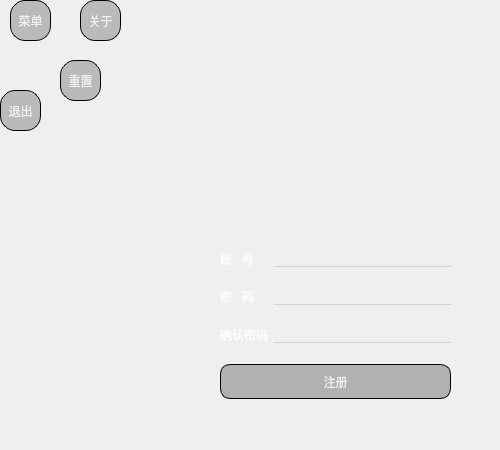
<?xml version="1.0" encoding="UTF-8"?>
<ui version="4.0">
 <class>Form</class>
 <widget class="QWidget" name="Form">
  <property name="geometry">
   <rect>
    <x>0</x>
    <y>0</y>
    <width>500</width>
    <height>450</height>
   </rect>
  </property>
  <property name="minimumSize">
   <size>
    <width>500</width>
    <height>450</height>
   </size>
  </property>
  <property name="maximumSize">
   <size>
    <width>500</width>
    <height>450</height>
   </size>
  </property>
  <property name="windowTitle">
   <string>Form</string>
  </property>
  <property name="styleSheet">
   <string notr="true">QWidget#Form{
	border-image: url(:/register/images/bj.png);
}</string>
  </property>
  <widget class="QPushButton" name="main_menue_btn">
   <property name="geometry">
    <rect>
     <x>10</x>
     <y>0</y>
     <width>41</width>
     <height>41</height>
    </rect>
   </property>
   <property name="styleSheet">
    <string notr="true">QPushButton{
	border-radius:15px;
	background-color:rgb(186, 186, 186);
	color: rgb(241, 241, 241);
	border: 1px solid;
}

QPushButton:pressed{
	background-color: rgb(68, 68, 68);
}</string>
   </property>
   <property name="text">
    <string>菜单</string>
   </property>
   <property name="checkable">
    <bool>true</bool>
   </property>
  </widget>
  <widget class="QPushButton" name="exit_menue_btn">
   <property name="geometry">
    <rect>
     <x>0</x>
     <y>90</y>
     <width>41</width>
     <height>41</height>
    </rect>
   </property>
   <property name="styleSheet">
    <string notr="true">QPushButton{
	border-radius:15px;
	background-color:rgb(186, 186, 186);
	color: rgb(241, 241, 241);
	border: 1px solid;
}

QPushButton:pressed{
	background-color: rgb(68, 68, 68);
}</string>
   </property>
   <property name="text">
    <string>退出</string>
   </property>
   <property name="checkable">
    <bool>true</bool>
   </property>
  </widget>
  <widget class="QPushButton" name="reset_menue_btn">
   <property name="geometry">
    <rect>
     <x>60</x>
     <y>60</y>
     <width>41</width>
     <height>41</height>
    </rect>
   </property>
   <property name="styleSheet">
    <string notr="true">QPushButton{
	border-radius:15px;
	background-color:rgb(186, 186, 186);
	color: rgb(241, 241, 241);
	border: 1px solid;
}

QPushButton:pressed{
	background-color: rgb(68, 68, 68);
}</string>
   </property>
   <property name="text">
    <string>重置</string>
   </property>
   <property name="checkable">
    <bool>true</bool>
   </property>
  </widget>
  <widget class="QPushButton" name="about_menue_btn">
   <property name="geometry">
    <rect>
     <x>80</x>
     <y>0</y>
     <width>41</width>
     <height>41</height>
    </rect>
   </property>
   <property name="styleSheet">
    <string notr="true">QPushButton{
	border-radius:15px;
	background-color:rgb(186, 186, 186);
	color: rgb(241, 241, 241);
	border: 1px solid;
}

QPushButton:pressed{
	background-color: rgb(68, 68, 68);
}</string>
   </property>
   <property name="text">
    <string>关于</string>
   </property>
   <property name="checkable">
    <bool>true</bool>
   </property>
  </widget>
  <widget class="QWidget" name="layoutWidget">
   <property name="geometry">
    <rect>
     <x>220</x>
     <y>250</y>
     <width>231</width>
     <height>328</height>
    </rect>
   </property>
   <layout class="QFormLayout" name="formLayout">
    <property name="verticalSpacing">
     <number>20</number>
    </property>
    <item row="0" column="0">
     <widget class="QLabel" name="label">
      <property name="styleSheet">
       <string notr="true">color: rgb(255, 255, 255);</string>
      </property>
      <property name="text">
       <string>账   号</string>
      </property>
     </widget>
    </item>
    <item row="0" column="1">
     <widget class="QLineEdit" name="account">
      <property name="styleSheet">
       <string notr="true">background-color: transparent;
color:rgb(255, 255, 255);
border:none;
border-bottom:1px solid lightgray</string>
      </property>
      <property name="clearButtonEnabled">
       <bool>true</bool>
      </property>
     </widget>
    </item>
    <item row="1" column="0">
     <widget class="QLabel" name="label_2">
      <property name="styleSheet">
       <string notr="true">color: rgb(168, 168, 168);
color: rgb(255, 255, 255);</string>
      </property>
      <property name="text">
       <string>密   码</string>
      </property>
     </widget>
    </item>
    <item row="1" column="1">
     <widget class="QLineEdit" name="password">
      <property name="styleSheet">
       <string notr="true">background-color: transparent;
color:rgb(255, 255, 255);
border:none;
border-bottom:1px solid lightgray</string>
      </property>
      <property name="clearButtonEnabled">
       <bool>true</bool>
      </property>
     </widget>
    </item>
    <item row="2" column="0">
     <widget class="QLabel" name="label_3">
      <property name="styleSheet">
       <string notr="true">color: rgb(255, 255, 255);</string>
      </property>
      <property name="text">
       <string>确认密码</string>
      </property>
     </widget>
    </item>
    <item row="2" column="1">
     <widget class="QLineEdit" name="confim_pwd">
      <property name="styleSheet">
       <string notr="true">background-color: transparent;
color:rgb(255, 255, 255);
border:none;
border-bottom:1px solid lightgray</string>
      </property>
      <property name="clearButtonEnabled">
       <bool>true</bool>
      </property>
     </widget>
    </item>
    <item row="3" column="0" colspan="2">
     <widget class="QPushButton" name="register_btn">
      <property name="enabled">
       <bool>false</bool>
      </property>
      <property name="minimumSize">
       <size>
        <width>0</width>
        <height>35</height>
       </size>
      </property>
      <property name="styleSheet">
       <string notr="true">QPushButton{
	border-radius:10px;
	background-color: rgb(27, 27, 27);
	color: rgb(241, 241, 241);
	border: 1px solid;
}

QPushButton:disabled{
	background-color: rgb(177, 177, 177);
	border-radius:10px;
	color: rgb(241, 241, 241);
	border: 1px solid;
}

QPushButton:pressed{
	
	background-color: rgb(0, 0, 0);
}</string>
      </property>
      <property name="text">
       <string>注册</string>
      </property>
     </widget>
    </item>
   </layout>
  </widget>
  <zorder>exit_menue_btn</zorder>
  <zorder>reset_menue_btn</zorder>
  <zorder>about_menue_btn</zorder>
  <zorder>layoutWidget</zorder>
  <zorder>main_menue_btn</zorder>
 </widget>
 <resources>
  <include location="images.qrc"/>
 </resources>
 <connections>
  <connection>
   <sender>main_menue_btn</sender>
   <signal>clicked(bool)</signal>
   <receiver>Form</receiver>
   <slot>show_hide_menue()</slot>
   <hints>
    <hint type="sourcelabel">
     <x>31</x>
     <y>11</y>
    </hint>
    <hint type="destinationlabel">
     <x>77</x>
     <y>165</y>
    </hint>
   </hints>
  </connection>
  <connection>
   <sender>about_menue_btn</sender>
   <signal>clicked()</signal>
   <receiver>Form</receiver>
   <slot>about()</slot>
   <hints>
    <hint type="sourcelabel">
     <x>101</x>
     <y>19</y>
    </hint>
    <hint type="destinationlabel">
     <x>235</x>
     <y>24</y>
    </hint>
   </hints>
  </connection>
  <connection>
   <sender>reset_menue_btn</sender>
   <signal>clicked()</signal>
   <receiver>Form</receiver>
   <slot>reset()</slot>
   <hints>
    <hint type="sourcelabel">
     <x>83</x>
     <y>73</y>
    </hint>
    <hint type="destinationlabel">
     <x>144</x>
     <y>78</y>
    </hint>
   </hints>
  </connection>
  <connection>
   <sender>exit_menue_btn</sender>
   <signal>clicked()</signal>
   <receiver>Form</receiver>
   <slot>exit_pane()</slot>
   <hints>
    <hint type="sourcelabel">
     <x>12</x>
     <y>116</y>
    </hint>
    <hint type="destinationlabel">
     <x>24</x>
     <y>242</y>
    </hint>
   </hints>
  </connection>
  <connection>
   <sender>register_btn</sender>
   <signal>clicked()</signal>
   <receiver>Form</receiver>
   <slot>check_register()</slot>
   <hints>
    <hint type="sourcelabel">
     <x>252</x>
     <y>375</y>
    </hint>
    <hint type="destinationlabel">
     <x>147</x>
     <y>374</y>
    </hint>
   </hints>
  </connection>
  <connection>
   <sender>account</sender>
   <signal>textChanged(QString)</signal>
   <receiver>Form</receiver>
   <slot>enable_gister_btn()</slot>
   <hints>
    <hint type="sourcelabel">
     <x>406</x>
     <y>255</y>
    </hint>
    <hint type="destinationlabel">
     <x>472</x>
     <y>255</y>
    </hint>
   </hints>
  </connection>
  <connection>
   <sender>password</sender>
   <signal>textChanged(QString)</signal>
   <receiver>Form</receiver>
   <slot>enable_gister_btn()</slot>
   <hints>
    <hint type="sourcelabel">
     <x>399</x>
     <y>294</y>
    </hint>
    <hint type="destinationlabel">
     <x>467</x>
     <y>296</y>
    </hint>
   </hints>
  </connection>
  <connection>
   <sender>confim_pwd</sender>
   <signal>textChanged(QString)</signal>
   <receiver>Form</receiver>
   <slot>enable_gister_btn()</slot>
   <hints>
    <hint type="sourcelabel">
     <x>436</x>
     <y>331</y>
    </hint>
    <hint type="destinationlabel">
     <x>473</x>
     <y>331</y>
    </hint>
   </hints>
  </connection>
 </connections>
 <slots>
  <slot>show_hide_menue()</slot>
  <slot>about()</slot>
  <slot>reset()</slot>
  <slot>exit_pane()</slot>
  <slot>check_register()</slot>
  <slot>enable_gister_btn()</slot>
 </slots>
</ui>
